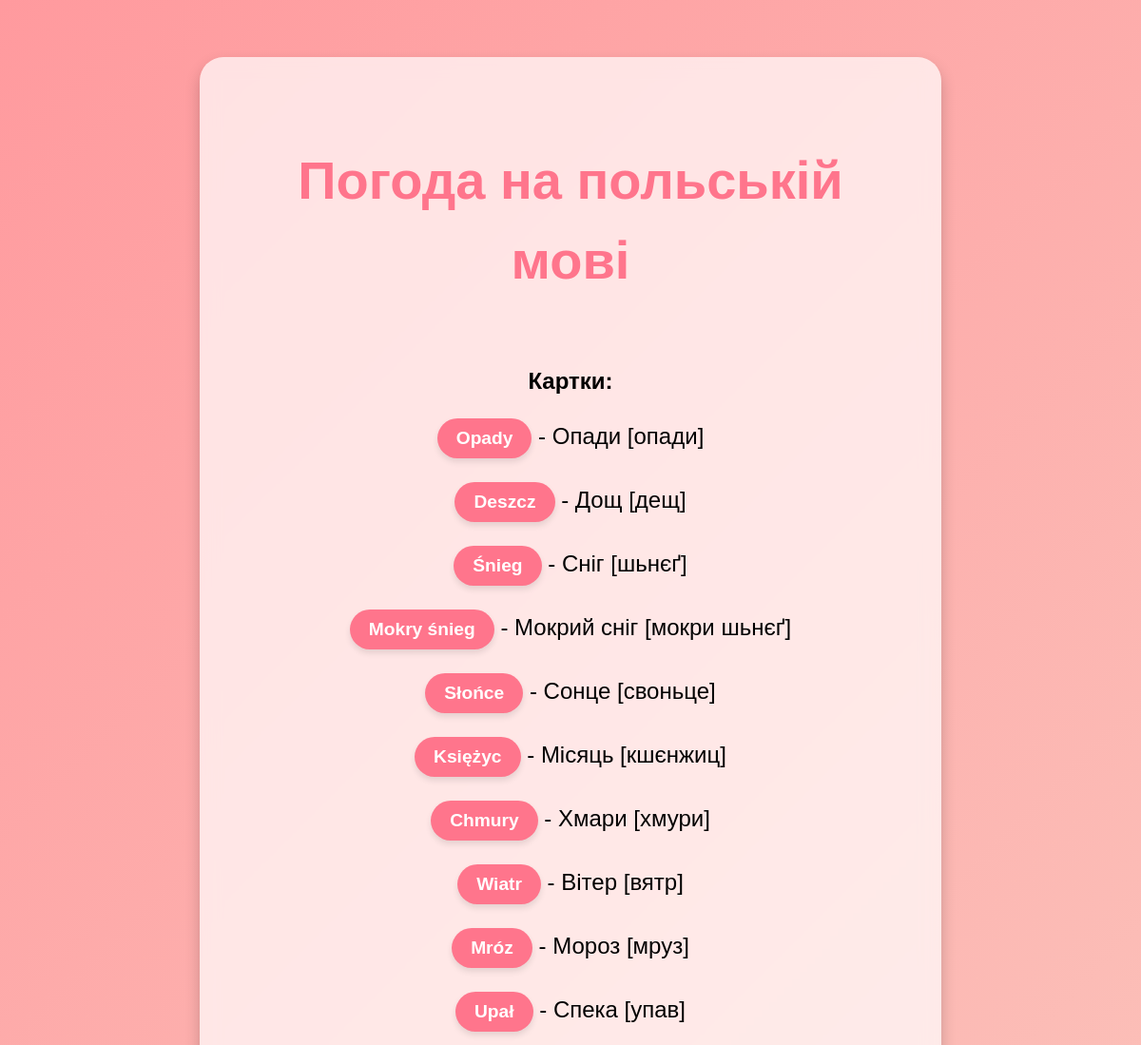
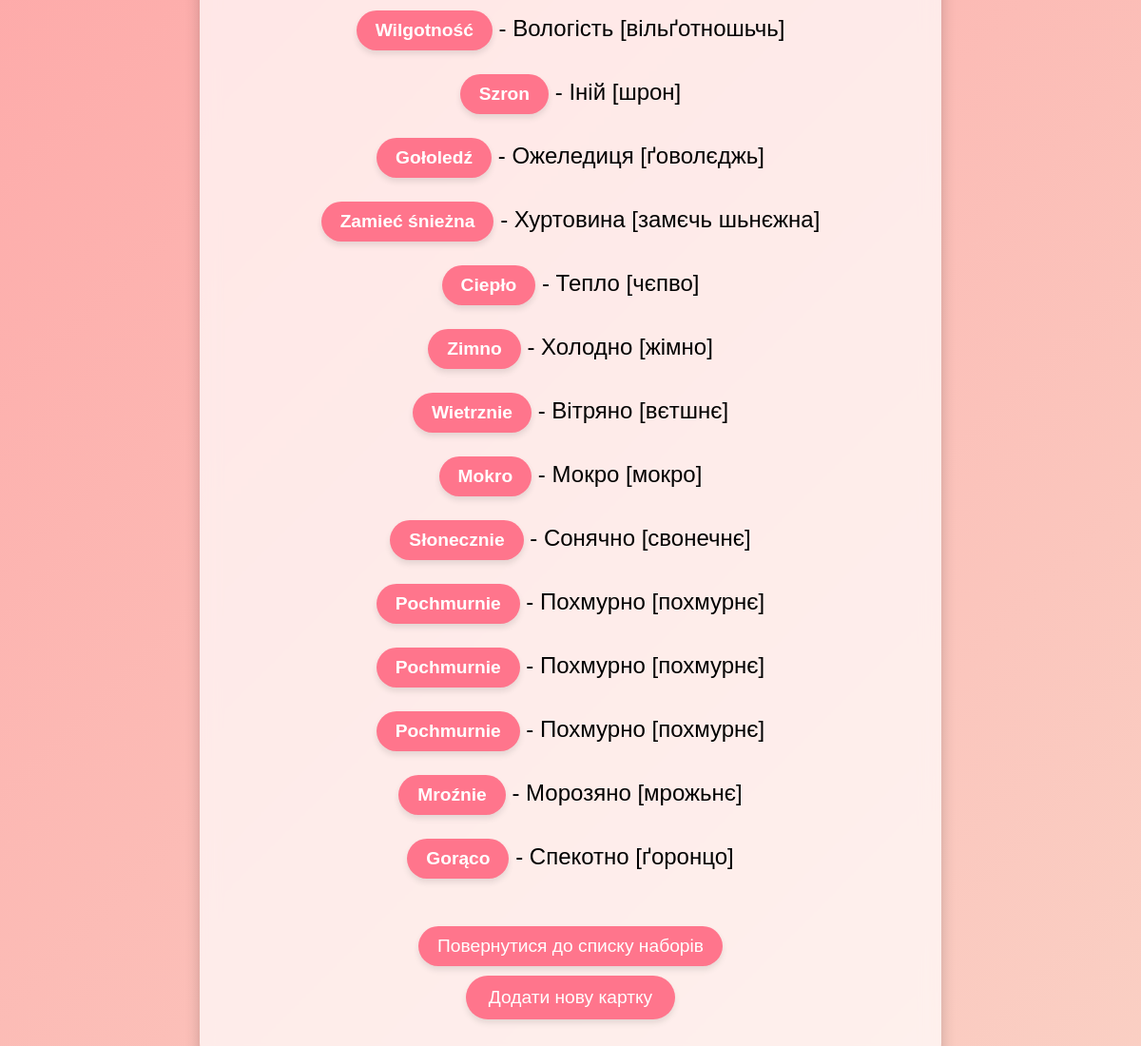
/card-set/2/, run on the app's committed database (2 pictures, top to bottom).
### cards/models.py (models this page shows, shortened)
class CardSet(models.Model):
    name = models.CharField(max_length=200)
    description = models.TextField(blank=True, null=True)
    created_at = models.DateTimeField(auto_now_add=True)
    owner = models.ForeignKey(User, on_delete=models.CASCADE)
    rating = models.FloatField(default=0.0)   # Поле для зберігання рейтингу

class Card(models.Model):
    term = models.CharField(max_length=200)
    definition = models.TextField()
    card_set = models.ForeignKey(CardSet, on_delete=models.CASCADE, related_name='cards')

### cards/views.py (the view)
# urls.py: path('card-set/<int:pk>/', views.card_set_detail, name='card_set_detail'),
def card_set_detail(request, pk):
    card_set = get_object_or_404(CardSet, pk=pk)
    return render(request, 'cards/card_set_detail.html', {'card_set': card_set})

### cards/templates/cards/card_set_detail.html (shortened to what this page needs)
{% load static %}
<link rel="stylesheet" href="{% static 'cards/styles.css' %}">
<!DOCTYPE html>
<html lang="uk">
<head>
</head>
<body class="card-detail-container">
    <div class="card">
        <h1 class="word-term">{{ card_set.name }}</h1>
        <h2>Картки:</h2>
        <ul>
            {% for card in card_set.cards.all %}
                <li>
                    <strong>
                        {% if card.id %}
                            <a href="{% url 'card_detail' card.id %}" class="arrow">{{ card.term }}</a>
                        {% else %}
                            {{ card.term }} (недоступно)
                        {% endif %}
                    </strong>
                    - {{ card.definition }}
                </li>
            {% empty %}
                <li>Немає доступних карток.</li>
            {% endfor %}
        </ul>
        <div class="return-home">
            <a href="{% url 'home' %}" class="arrow">Повернутися до списку наборів</a>
        </div>
        <div class="add-card">
            <a href="{% url 'add_card' card_set.pk %}" class="arrow">Додати нову картку</a>
        </div>
    </div>
</body>
</html>

### cards/static/cards/styles.css (style rules this page uses)
body { margin: 0; padding: 0; font-family: 'Arial', sans-serif; animation: fadeIn 0.5s ease-in-out; background: linear-gradient(135deg, #ff9a9e, #fad0c4); }
.card-detail-container { display: flex; flex-direction: column; align-items: center; justify-content: center; min-height: 100vh; text-align: center; padding: 20px; }
.card { background: rgba(255, 255, 255, 0.7); backdrop-filter: blur(155px); padding: 40px; border-radius: 25px; box-shadow: 0 8px 16px rgba(0, 0, 0, 0.2); width: 90%; max-width: 600px; text-align: center; margin: 20px 0; }
.word-term { font-size: 3.5rem; font-weight: bold; color: #ff758c; margin-bottom: 20px; line-height: 1.5; }
ul { list-style-type: none; padding: 0; margin: 0; }
li { font-size: 1.5rem; margin-bottom: 15px; text-align: center; }
li .arrow { display: inline-block; padding: 10px 20px; font-size: 1.2rem; margin: 5px 0; color: #fff; background: #ff758c; border-radius: 25px; text-decoration: none; transition: background 0.3s ease, transform 0.2s ease; }
.return-home { margin-top: 20px; }
.return-home .arrow { font-size: 1.2rem; color: #fff; background: #ff758c; padding: 10px 20px; border-radius: 25px; text-decoration: none; transition: background 0.3s ease, transform 0.2s ease; }
.card-detail-container { display: flex; flex-direction: column; align-items: center; justify-content: flex-start; min-height: 100vh; padding-top: 40px; text-align: center; }
.card { background: rgba(255, 255, 255, 0.7); backdrop-filter: blur(10px); padding: 50px 40px; border-radius: 25px; box-shadow: 0 8px 16px rgba(0, 0, 0, 0.2); width: 90%; max-width: 700px; min-height: 400px; text-align: center; margin-top: 20px; }
.card { display: flex; flex-direction: column; align-items: center; justify-content: center; background: rgba(255, 255, 255, 0.7); backdrop-filter: blur(10px); padding: 50px 40px; border-radius: 25px; box-shadow: 0 8px 16px rgba(0, 0, 0, 0.2); width: 90%; max-width: 700px; min-height: 400px; text-align: center; margin-top: 20px; }
.arrow { font-size: 1.2rem; color: #fff; text-decoration: none; padding: 12px 24px; background: #ff758c; border-radius: 25px; display: inline-block; margin-top: 10px; transition: background 0.3s ease, transform 0.2s ease; }
.arrow { font-size: 1.2rem; color: #fff; text-decoration: none; padding: 12px 24px; background: #ff758c; border: none; border-radius: 25px; display: inline-block; margin-top: 10px; transition: background 0.3s ease, transform 0.2s ease; box-shadow: 0 4px 6px rgba(0, 0, 0, 0.1); }

### data on the page
CardSet: name "Погода на польській мові"
Card: term "Opady", definition "Опади [опади]"
Card: term "Deszcz", definition "Дощ [дещ]"
Card: term "Śnieg", definition "Сніг [шьнєґ]"
Card: term "Mokry śnieg", definition "Мокрий сніг [мокри шьнєґ]"
Card: term "Słońce", definition "Сонце [своньце]"
Card: term "Księżyс", definition "Місяць [кшєнжиц]"
Card: term "Chmury", definition "Хмари [хмури]"
Card: term "Wiatr", definition "Вітер [вятр]"
Card: term "Mróz", definition "Мороз [мруз]"
Card: term "Upał", definition "Спека [упав]"
Card: term "Wilgotność", definition "Вологість [вільґотношьчь]"
Card: term "Szron", definition "Іній [шрон]"
Card: term "Gołoledź", definition "Ожеледиця [ґоволєджь]"
Card: term "Zamieć śnieżna", definition "Хуртовина [замєчь шьнєжна]"
Card: term "Ciepło", definition "Тепло [чєпво]"
Card: term "Zimno", definition "Холодно [жімно]"
Card: term "Wietrznie", definition "Вітряно [вєтшнє]"
Card: term "Mokro", definition "Мокро [мокро]"
Card: term "Słonecznie", definition "Сонячно [свонечнє]"
Card: term "Pochmurnie", definition "Похмурно [похмурнє]"
Card: term "Pochmurnie", definition "Похмурно [похмурнє]"
Card: term "Pochmurnie", definition "Похмурно [похмурнє]"
Card: term "Mroźnie", definition "Морозяно [мрожьнє]"
Card: term "Gorąco", definition "Спекотно [ґоронцо]"
